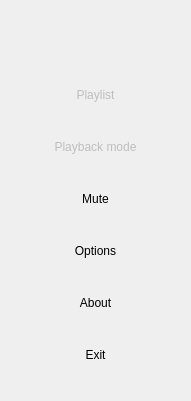
<?xml version="1.0" encoding="UTF-8"?>
<ui version="4.0">
 <class>TrayMenu</class>
 <widget class="QWidget" name="TrayMenu">
  <property name="geometry">
   <rect>
    <x>0</x>
    <y>0</y>
    <width>191</width>
    <height>401</height>
   </rect>
  </property>
  <property name="windowTitle">
   <string/>
  </property>
  <layout class="QVBoxLayout" name="verticalLayout">
   <property name="spacing">
    <number>0</number>
   </property>
   <property name="leftMargin">
    <number>0</number>
   </property>
   <property name="topMargin">
    <number>0</number>
   </property>
   <property name="rightMargin">
    <number>0</number>
   </property>
   <property name="bottomMargin">
    <number>0</number>
   </property>
   <item>
    <layout class="QHBoxLayout" name="horizontalLayout">
     <property name="spacing">
      <number>0</number>
     </property>
     <item>
      <widget class="QPushButton" name="pushButton_previous">
       <property name="enabled">
        <bool>false</bool>
       </property>
       <property name="text">
        <string/>
       </property>
       <property name="icon">
        <iconset resource="../images_svg.qrc">
         <normaloff>:/icons/previous-light.svg</normaloff>:/icons/previous-light.svg</iconset>
       </property>
       <property name="iconSize">
        <size>
         <width>50</width>
         <height>50</height>
        </size>
       </property>
       <property name="flat">
        <bool>true</bool>
       </property>
      </widget>
     </item>
     <item>
      <widget class="QPushButton" name="pushButton_play">
       <property name="text">
        <string/>
       </property>
       <property name="icon">
        <iconset resource="../images_svg.qrc">
         <normaloff>:/icons/play-light.svg</normaloff>:/icons/play-light.svg</iconset>
       </property>
       <property name="iconSize">
        <size>
         <width>50</width>
         <height>50</height>
        </size>
       </property>
       <property name="flat">
        <bool>true</bool>
       </property>
      </widget>
     </item>
     <item>
      <widget class="QPushButton" name="pushButton_next">
       <property name="enabled">
        <bool>false</bool>
       </property>
       <property name="text">
        <string/>
       </property>
       <property name="icon">
        <iconset resource="../images_svg.qrc">
         <normaloff>:/icons/next-light.svg</normaloff>:/icons/next-light.svg</iconset>
       </property>
       <property name="iconSize">
        <size>
         <width>50</width>
         <height>50</height>
        </size>
       </property>
       <property name="flat">
        <bool>true</bool>
       </property>
      </widget>
     </item>
    </layout>
   </item>
   <item>
    <widget class="QToolButton" name="toolButton_playlist">
     <property name="enabled">
      <bool>false</bool>
     </property>
     <property name="sizePolicy">
      <sizepolicy hsizetype="Expanding" vsizetype="Fixed">
       <horstretch>0</horstretch>
       <verstretch>0</verstretch>
      </sizepolicy>
     </property>
     <property name="text">
      <string>Playlist</string>
     </property>
     <property name="icon">
      <iconset resource="../images_svg.qrc">
       <normaloff>:/icons/playlist-light.svg</normaloff>:/icons/playlist-light.svg</iconset>
     </property>
     <property name="iconSize">
      <size>
       <width>50</width>
       <height>50</height>
      </size>
     </property>
     <property name="toolButtonStyle">
      <enum>Qt::ToolButtonTextBesideIcon</enum>
     </property>
     <property name="autoRaise">
      <bool>true</bool>
     </property>
    </widget>
   </item>
   <item>
    <widget class="QToolButton" name="toolButton_playback_mode">
     <property name="enabled">
      <bool>false</bool>
     </property>
     <property name="sizePolicy">
      <sizepolicy hsizetype="Expanding" vsizetype="Fixed">
       <horstretch>0</horstretch>
       <verstretch>0</verstretch>
      </sizepolicy>
     </property>
     <property name="text">
      <string>Playback mode</string>
     </property>
     <property name="icon">
      <iconset resource="../images_svg.qrc">
       <normaloff>:/icons/circle-light.svg</normaloff>:/icons/circle-light.svg</iconset>
     </property>
     <property name="iconSize">
      <size>
       <width>50</width>
       <height>50</height>
      </size>
     </property>
     <property name="toolButtonStyle">
      <enum>Qt::ToolButtonTextBesideIcon</enum>
     </property>
     <property name="autoRaise">
      <bool>true</bool>
     </property>
    </widget>
   </item>
   <item>
    <widget class="QToolButton" name="toolButton_mute">
     <property name="sizePolicy">
      <sizepolicy hsizetype="Expanding" vsizetype="Fixed">
       <horstretch>0</horstretch>
       <verstretch>0</verstretch>
      </sizepolicy>
     </property>
     <property name="text">
      <string>Mute</string>
     </property>
     <property name="icon">
      <iconset resource="../images_svg.qrc">
       <normaloff>:/icons/mute-light.svg</normaloff>:/icons/mute-light.svg</iconset>
     </property>
     <property name="iconSize">
      <size>
       <width>50</width>
       <height>50</height>
      </size>
     </property>
     <property name="toolButtonStyle">
      <enum>Qt::ToolButtonTextBesideIcon</enum>
     </property>
     <property name="autoRaise">
      <bool>true</bool>
     </property>
    </widget>
   </item>
   <item>
    <widget class="QToolButton" name="toolButton_options">
     <property name="sizePolicy">
      <sizepolicy hsizetype="Expanding" vsizetype="Fixed">
       <horstretch>0</horstretch>
       <verstretch>0</verstretch>
      </sizepolicy>
     </property>
     <property name="text">
      <string>Options</string>
     </property>
     <property name="icon">
      <iconset resource="../images_svg.qrc">
       <normaloff>:/icons/options-light.svg</normaloff>:/icons/options-light.svg</iconset>
     </property>
     <property name="iconSize">
      <size>
       <width>50</width>
       <height>50</height>
      </size>
     </property>
     <property name="toolButtonStyle">
      <enum>Qt::ToolButtonTextBesideIcon</enum>
     </property>
     <property name="autoRaise">
      <bool>true</bool>
     </property>
    </widget>
   </item>
   <item>
    <widget class="QToolButton" name="toolButton_about">
     <property name="sizePolicy">
      <sizepolicy hsizetype="Expanding" vsizetype="Fixed">
       <horstretch>0</horstretch>
       <verstretch>0</verstretch>
      </sizepolicy>
     </property>
     <property name="text">
      <string>About</string>
     </property>
     <property name="icon">
      <iconset resource="../images_svg.qrc">
       <normaloff>:/icons/info.svg</normaloff>:/icons/info.svg</iconset>
     </property>
     <property name="iconSize">
      <size>
       <width>50</width>
       <height>50</height>
      </size>
     </property>
     <property name="toolButtonStyle">
      <enum>Qt::ToolButtonTextBesideIcon</enum>
     </property>
     <property name="autoRaise">
      <bool>true</bool>
     </property>
    </widget>
   </item>
   <item>
    <widget class="QToolButton" name="toolButton_exit">
     <property name="sizePolicy">
      <sizepolicy hsizetype="Expanding" vsizetype="Fixed">
       <horstretch>0</horstretch>
       <verstretch>0</verstretch>
      </sizepolicy>
     </property>
     <property name="text">
      <string>Exit</string>
     </property>
     <property name="icon">
      <iconset resource="../images_svg.qrc">
       <normaloff>:/icons/exit-light.svg</normaloff>:/icons/exit-light.svg</iconset>
     </property>
     <property name="iconSize">
      <size>
       <width>50</width>
       <height>50</height>
      </size>
     </property>
     <property name="toolButtonStyle">
      <enum>Qt::ToolButtonTextBesideIcon</enum>
     </property>
     <property name="autoRaise">
      <bool>true</bool>
     </property>
    </widget>
   </item>
  </layout>
 </widget>
 <layoutdefault spacing="6" margin="11"/>
 <resources>
  <include location="../images_svg.qrc"/>
 </resources>
 <connections/>
</ui>
